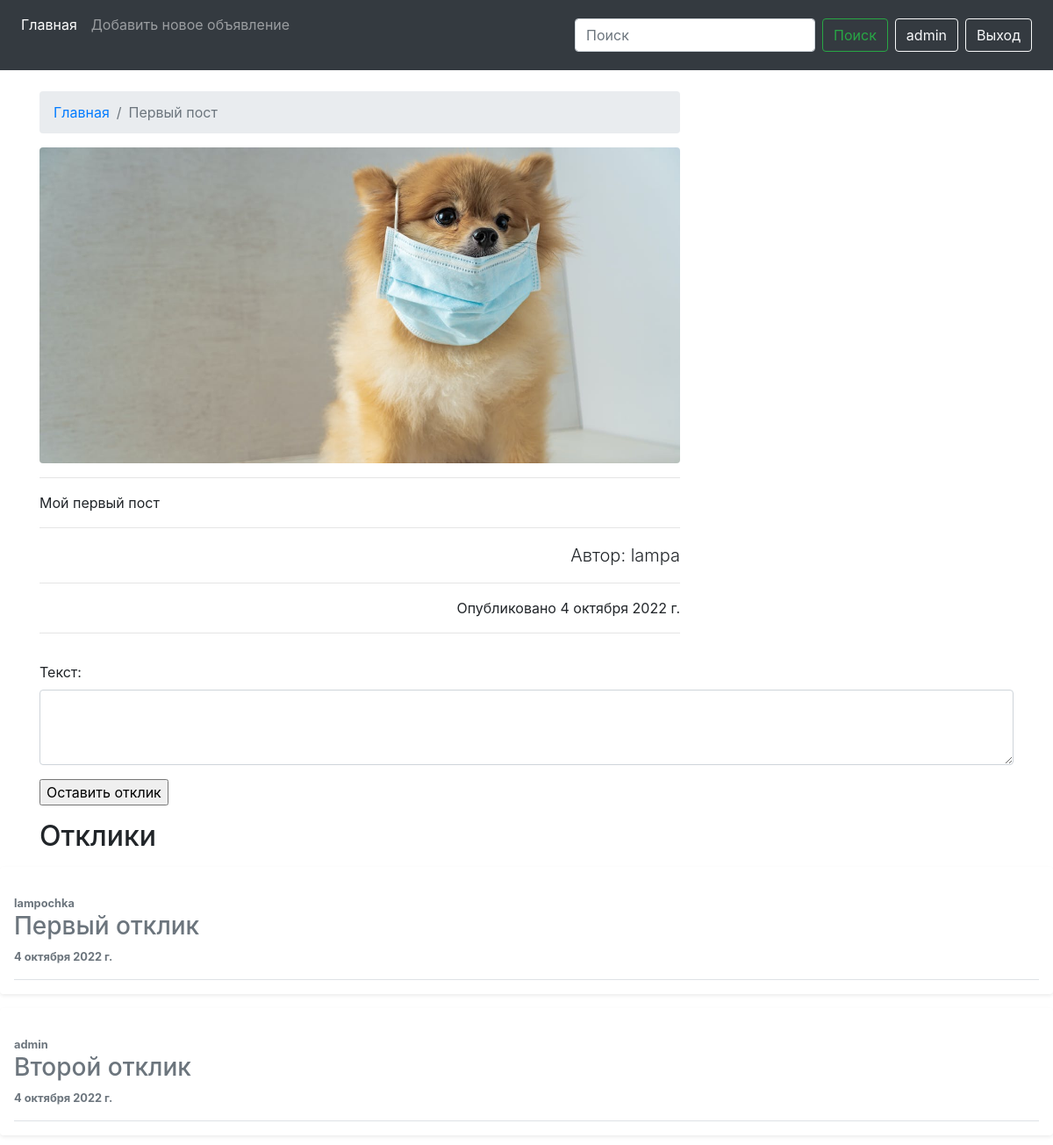
The page /1 (signed in) on the database its author committed.
### news/models.py (models this page shows, shortened)
class Post(models.Model):
    title = models.CharField(max_length=200)
    content = RichTextUploadingField()
    image = models.ImageField()
    created_at = models.DateField(default=timezone.now)
    author = models.ForeignKey(User, on_delete=models.CASCADE, related_name='author')
    categories = models.ManyToManyField(Category, through='PostCategory', verbose_name='Категория')

class Comment(models.Model):
    post = models.ForeignKey(Post, on_delete=models.CASCADE, related_name='comments')
    user = models.ForeignKey(User, on_delete=models.CASCADE)
    text = models.TextField(max_length=255,  verbose_name='Текст')
    comment_data = models.DateField(auto_now_add=True)
    accepted = models.BooleanField(default=False, verbose_name='Принято')
    class Meta:
        unique_together = ('post', 'user')
    def __str__(self):
        return f'{self.text}'
    def is_accept(self):
        return self.accepted
    '''class Meta:
        ordering = ('comment_data',)

    def __str__(self):
        return 'Comment by {} on {}'.format(self.user, self.post)'''

### news/views.py (the view, shortened to what this page needs)
# urls.py: path('<int:pk>', NewsDetail.as_view(), name='news'),
class NewsDetail(FormMixin, DetailView):
    model = Post
    template_name = 'news.html'
    context_object_name = 'news'
    form_class = CommentForm

### news/forms.py
class CommentForm(forms.ModelForm):
    class Meta:
        model = Comment
        fields = ('text',)
        widgets = {
            'text': forms.Textarea(attrs={
                'class': 'form-control',
                'rows': 3
            }),
        }
    '''def __init__(self, *args, **kwargs):
        super().__init__(*args, **kwargs)
        for field in self.fields:
            self.fields[field].widget.attrs['class'] = 'form-control'''

### templates/news.html (shortened to what this page needs)
{% extends './base.html' %}
{% load static %}
{% block content %}
<div class="container">
    <div class="row">
        <div class="col-lg-8">
            <nav aria-label="breadcrumb" class="mt-4">
                <ol class="breadcrumb">
                    <li class="breadcrumb-item"><a href="{% url 'index' %}">Главная</a></li>
                    <li class="breadcrumb-item active" aria-current="page">{{ news.title }}</li>
                </ol>
            </nav>
            <img class="img-fluid rounded " src="{{ news.image.url }}" alt="">
            <hr>
            <p class="lead">
            {{ news.content|safe }}
            </p>
            <hr>
            <p class="lead text-right">Автор: {{ news.author }}</p>
            <hr>
            <p class="text-right">Опубликовано {{ news.created_at }}</p>
            <hr>
        </div>
    </div>
</div>
<div class="container">
{% if user != news.author and user.is_authenticated %}
<form method="POST">
    {{ form }}
    <input type="submit" value="Оставить отклик">
</form>
{% endif %}
<h2 style="text-align: left;">Отклики</h2>
</div>
{% for com in news.comments.all %}
{% if com.is_accept or user == news.author %}
<div class="my-3 p-3 bg-body rounded shadow-sm">
    <div class="d-flex text-muted pt-3">
        <div class="pb-3 mb-0 small lh-sm border-bottom w-100">
            <div class="d-flex justify-content-between">
                <strong class="text-gray-dark">{{ com.user }}</strong>
            </div>
            <span class="d-block"><h3 style="text-align: left;">{{ com.text }}</h3></span>
            <strong class="text-gray-dark">{{ com.comment_data }}</strong>
            {% endif %}
        </div>
    </div>
</div>
{% endfor %}
{% endblock content %}

### templates/block/navbar.html (shortened to what this page needs)
<nav class="navbar navbar-expand-lg navbar-dark bg-dark sticky-top">
  <div class="collapse navbar-collapse" id="navbarSupportedContent">
    <ul class="navbar-nav mr-auto">
      <li class="nav-item active">
        <a href="{% url 'index' %}" class="nav-link">Главная</a>
      </li>
      <li class="nav-item ">
        {% if user.is_authenticated %}
        <a href="{% url 'add' %}" class="nav-link">Добавить новое объявление</a> <br>
        {% endif %}
      </li>
    </ul>
    <form action="{% url 'search_results' %}" method="get" class="form-inline my-2 my-lg-0">
      <input name="q" type="text" class="form-control mr-sm-2" placeholder="Поиск" aria-label="Поиск">
      <button class="btn btn-outline-success my-2 my-sm-0 mr-2" type="submit">Поиск</button>
    </form>
     {% if user.is_authenticated %}
    <a href="/profile/" class="btn btn-outline-light mr-2">{{ user }}</a>
    <a href="{% url 'logout' %}" class="btn btn-outline-light mr-2">Выход</a>
    {% else %}
    <a href="{% url 'login' %}" class="btn btn-outline-light mr-2">Вход</a>
    <a href="/accounts/register/" class="btn btn-outline-light mr-2">Регистрация</a>
    {% endif %}
  </div>
</nav>

### static/css/style.css (style rules this page uses)
body { margin-bottom: 60px; }
html { position: relative; min-height: 100%; }

### rows shown on the page
Post: title "Первый пост", image (picture), content "Мой первый пост", author "lampa", created_at "4 октября 2022 г."
Comment: user "lampochka", text "Первый отклик", comment_data "4 октября 2022 г."
Comment: user "admin", text "Второй отклик", comment_data "4 октября 2022 г."

### other values the page prints
{{ user }} "admin"
